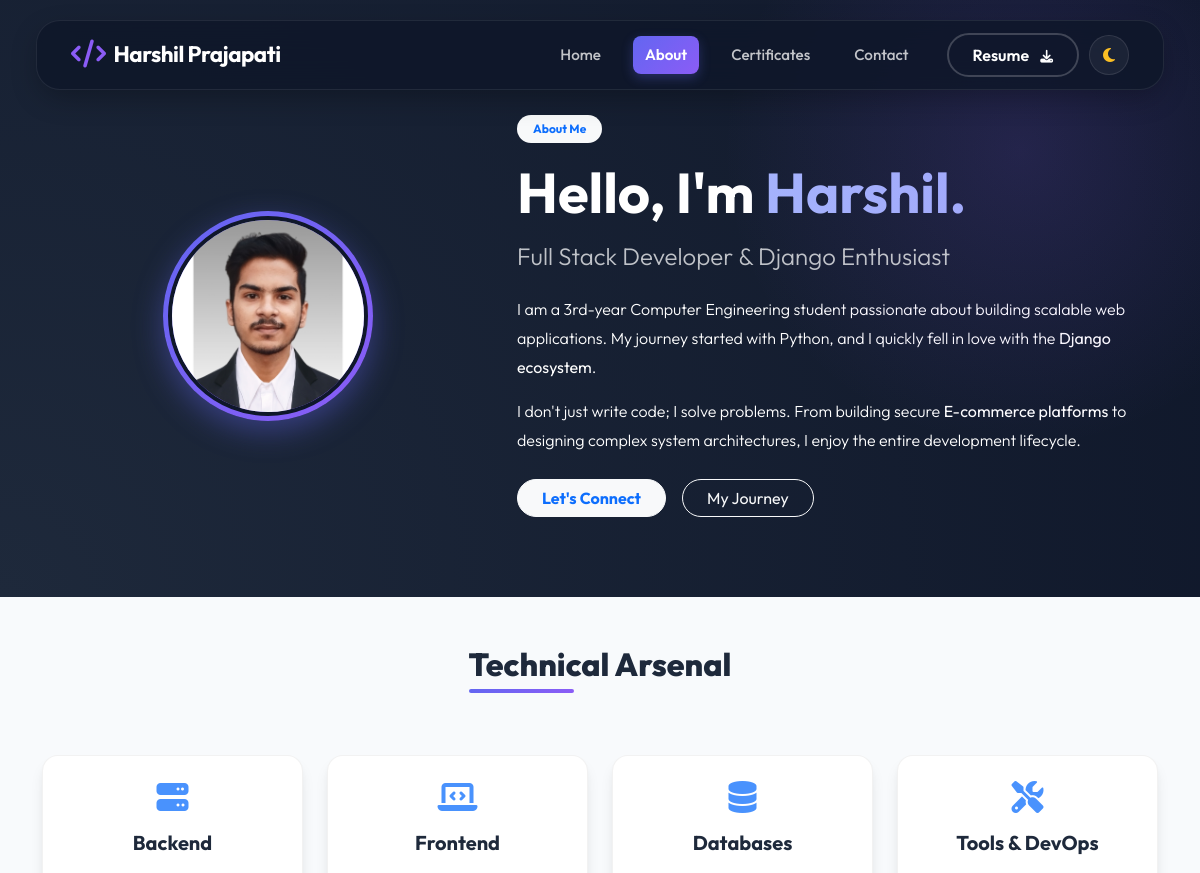
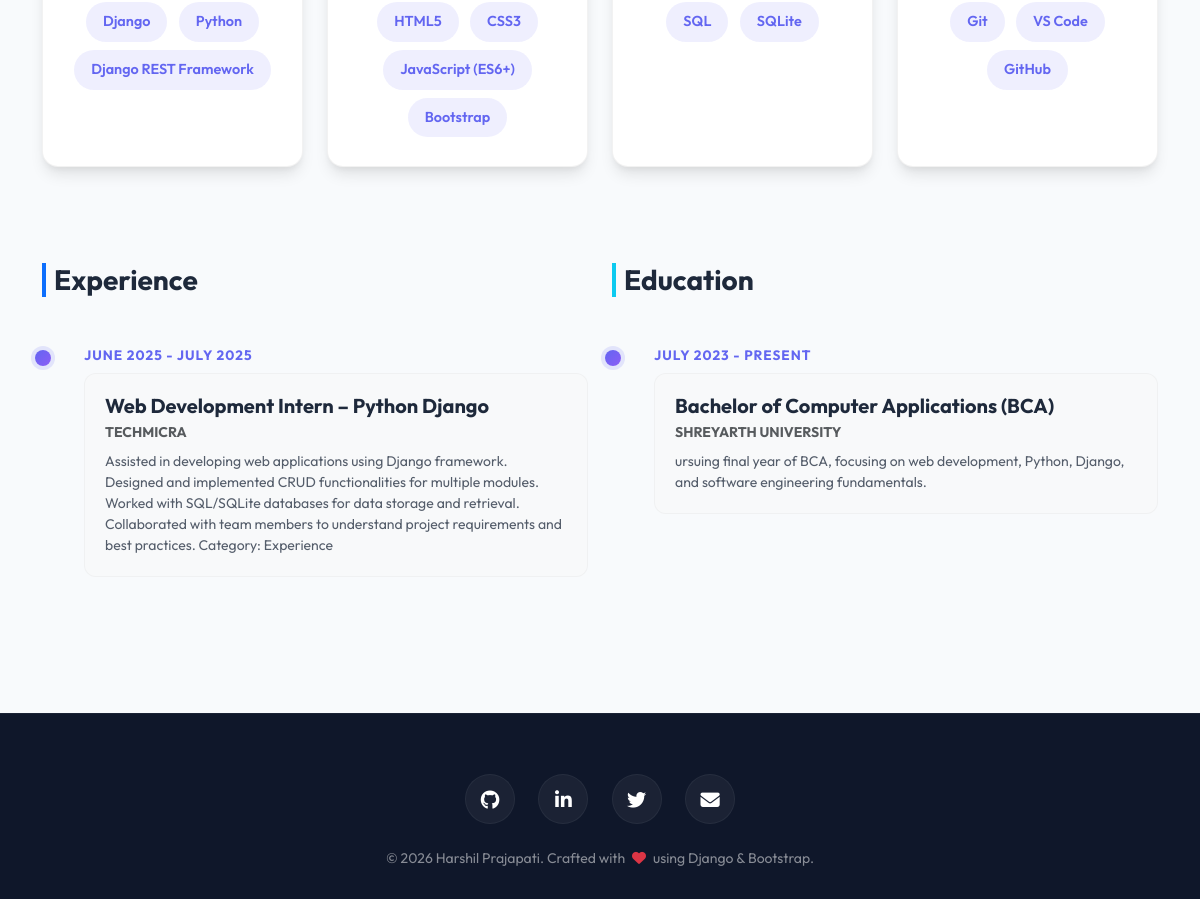
The page /about/ on the database its author committed (2 pictures, top to bottom).
### main/models.py (models this page shows, shortened)
class Skill(models.Model):
    CATEGORY_CHOICES = (
        ('backend', 'Backend'),
        ('frontend', 'Frontend'),
        ('database', 'Databases'),
        ('tools', 'Tools & DevOps'),
    )
    name = models.CharField(max_length=50)
    category = models.CharField(max_length=20, choices=CATEGORY_CHOICES)

class Timeline(models.Model):
    TYPE_CHOICES = (
        ('education', 'Education'),
        ('experience', 'Experience'),
    )
    title = models.CharField(max_length=100) # e.g., "Full Stack Developer"
    organization = models.CharField(max_length=100) # e.g., "Tech Solutions Inc."
    start_date = models.CharField(max_length=20) # Keep as Char for flexibility like "Jan 2025"
    end_date = models.CharField(max_length=20, default="Present")
    description = models.TextField(blank=True)
    category = models.CharField(max_length=20, choices=TYPE_CHOICES)
    class Meta:
        ordering = ['-id'] # Shows newest added first

### main/views.py (the view)
# urls.py: path('about/', views.about, name='about'),
def about(request):
    skills_backend = Skill.objects.filter(category='backend')
    skills_frontend = Skill.objects.filter(category='frontend')
    skills_database = Skill.objects.filter(category='database') # <--- The new line we added
    skills_tools = Skill.objects.filter(category='tools')
    experience = Timeline.objects.filter(category='experience')
    education = Timeline.objects.filter(category='education')
    testimonials = Testimonial.objects.all()
    context = {
        'skills_backend': skills_backend,
        'skills_frontend': skills_frontend,
        'skills_database': skills_database,
        'skills_tools': skills_tools,
        'experience': experience,
        'education': education,
        'testimonials': testimonials,
    }
    return render(request, 'main/about.html', context)

### main/templates/main/about.html (shortened to what this page needs)
{% extends 'base.html' %}
{% load static %}
{% block content %}
<header class="about-hero">
    <div class="container">
        <div class="row align-items-center">
            <div class="col-lg-5 text-center mb-4 mb-lg-0">
                <div class="profile-img-container">
                    <img src="{% static 'images/harshil.jpg' %}" alt="Harshil Prajapati" class="profile-img">
                </div>
            </div>
            <div class="col-lg-7">
                <span class="badge bg-light text-primary mb-3 rounded-pill px-3 py-2 fw-bold">About Me</span>
                <h1 class="display-4 fw-bold mb-3">Hello, I'm <span style="color: #a5b4fc;">Harshil.</span></h1>
                <h4 class="fw-light text-light opacity-75 mb-4">Full Stack Developer & Django Enthusiast</h4>
                <div class="lead opacity-90 fs-6" style="line-height: 1.8;">
                    <p class="mb-3">
                        I am a 3rd-year Computer Engineering student passionate about building scalable web applications.
                        My journey started with Python, and I quickly fell in love with the <strong>Django ecosystem</strong>.
                    </p>
                    <p class="mb-4">
                        I don't just write code; I solve problems. From building secure <strong>E-commerce platforms</strong>
                        to designing complex system architectures, I enjoy the entire development lifecycle.
                    </p>
                </div>
                <div class="d-flex gap-3 justify-content-center justify-content-lg-start">
                    <a href="/contact/" class="btn btn-light rounded-pill px-4 fw-bold text-primary">Let's Connect</a>
                    <a href="#experience" class="btn btn-outline-light rounded-pill px-4">My Journey</a>
                </div>
            </div>
        </div>
    </div>
</header>
<div class="container py-5">
        <div class="row mb-5 g-4">
        <div class="col-12 text-center mb-2">
            <h2 class="section-title">Technical Arsenal</h2>
        </div>
        <div class="col-md-6 col-lg-3">
            <div class="skill-card text-center">
                <div class="mb-3">
                    <i class="fas fa-server fa-2x text-primary opacity-75"></i>
                </div>
                <h5 class="fw-bold mb-3">Backend</h5>
                <div>
                    {% for skill in skills_backend %}
                        <span class="badge-skill">{{ skill.name }}</span>
                    {% endfor %}
                </div>
            </div>
        </div>
        <div class="col-md-6 col-lg-3">
            <div class="skill-card text-center">
                <div class="mb-3">
                    <i class="fas fa-laptop-code fa-2x text-primary opacity-75"></i>
                </div>
                <h5 class="fw-bold mb-3">Frontend</h5>
                <div>
                    {% for skill in skills_frontend %}
                        <span class="badge-skill">{{ skill.name }}</span>
                    {% endfor %}
                </div>
            </div>
        </div>
        <div class="col-md-6 col-lg-3">
            <div class="skill-card text-center">
                <div class="mb-3">
                    <i class="fas fa-database fa-2x text-primary opacity-75"></i>
                </div>
                <h5 class="fw-bold mb-3">Databases</h5>
                <div>
                    {% for skill in skills_database %}
                        <span class="badge-skill">{{ skill.name }}</span>
                    {% endfor %}
                </div>
            </div>
        </div>
        <div class="col-md-6 col-lg-3">
            <div class="skill-card text-center">
                <div class="mb-3">
                    <i class="fas fa-tools fa-2x text-primary opacity-75"></i>
                </div>
                <h5 class="fw-bold mb-3">Tools & DevOps</h5>
                <div>
                    {% for skill in skills_tools %}
                        <span class="badge-skill">{{ skill.name }}</span>
                    {% endfor %}
                </div>
            </div>
        </div>
    </div>
    <div class="row py-5" id="experience">
        <div class="col-lg-6 mb-5 mb-lg-0">
            <h3 class="fw-bold mb-5 ps-2 border-start border-4 border-primary">Experience</h3>
            <div class="timeline-container">
                {% for item in experience %}
                <div class="timeline-item">
                    <span class="timeline-date">{{ item.start_date }} - {{ item.end_date }}</span>
                    <div class="timeline-card mt-2">
                        <h5 class="fw-bold mb-1">{{ item.title }}</h5>
                        <p class="text-muted small mb-2 fw-bold text-uppercase">{{ item.organization }}</p>
                        <p class="mb-0 opacity-75 small">{{ item.description }}</p>
                    </div>
                </div>
                {% empty %}
                <div class="alert alert-light">Open to new opportunities!</div>
                {% endfor %}
            </div>
        </div>
        <div class="col-lg-6">
            <h3 class="fw-bold mb-5 ps-2 border-start border-4 border-info">Education</h3>
            <div class="timeline-container">
                {% for item in education %}
                <div class="timeline-item">
                    <span class="timeline-date">{{ item.start_date }} - {{ item.end_date }}</span>
                    <div class="timeline-card mt-2">
                        <h5 class="fw-bold mb-1">{{ item.title }}</h5>
                        <p class="text-muted small mb-2 fw-bold text-uppercase">{{ item.organization }}</p>
                        <p class="mb-0 opacity-75 small">{{ item.description }}</p>
                    </div>
                </div>
                {% endfor %}
            </div>
        </div>
    </div>
</div>
{% endblock %}

### templates/base.html (style rules this page uses)
:root { --primary-gradient: linear-gradient(135deg, #6366f1 0%, #8b5cf6 100%); --secondary-gradient: linear-gradient(135deg, #3b82f6 0%, #2dd4bf 100%); --bg-body: #f8fafc; --text-color: #1e293b; --nav-bg: rgba(15, 23, 42, 0.85); --footer-bg: #0f172a; }
body { font-family: 'Outfit', sans-serif; background-color: var(--bg-body); color: var(--text-color); overflow-x: hidden; transition: background-color 0.3s ease, color 0.3s ease; }

### main/templates/main/about.html (style rules this page uses)
:root { --primary-gradient: linear-gradient(135deg, #6366f1 0%, #8b5cf6 100%); --card-shadow: 0 10px 15px -3px rgba(0, 0, 0, 0.1), 0 4px 6px -2px rgba(0, 0, 0, 0.05); }
body, html { overflow-x: hidden; }
.about-hero { background: #0f172a; background: radial-gradient(circle at bottom left, #1e293b, #0f172a); color: white; width: 100vw; position: relative; left: 50%; right: 50%; margin-left: -50vw; margin-right: -50vw; margin-top: -25px; padding-top: 140px; padding-bottom: 80px; overflow: hidden; }
.about-hero::before { content: ''; position: absolute; top: -20%; right: -10%; width: 600px; height: 600px; background: radial-gradient(circle, rgba(139, 92, 246, 0.15) 0%, rgba(0,0,0,0) 70%); pointer-events: none; }
.profile-img-container { position: relative; display: inline-block; padding: 5px; background: var(--primary-gradient); border-radius: 50%; box-shadow: 0 10px 30px rgba(99, 102, 241, 0.4); }
.profile-img { border-radius: 50%; border: 4px solid #0f172a; width: 200px; height: 200px; object-fit: cover; transition: transform 0.3s ease; }
.section-title { font-weight: 800; margin-bottom: 2.5rem; position: relative; display: inline-block; color: var(--text-color); }
.section-title::after { content: ''; position: absolute; bottom: -10px; left: 0; width: 40%; height: 4px; background: var(--primary-gradient); border-radius: 2px; }
.skill-card { background: var(--card-bg, #fff); border-radius: 16px; padding: 25px; height: 100%; box-shadow: var(--card-shadow); border: 1px solid rgba(0,0,0,0.05); transition: transform 0.3s ease; }
.badge-skill { background: rgba(99, 102, 241, 0.1); color: #6366f1; font-weight: 600; padding: 8px 16px; border-radius: 50px; font-size: 0.9rem; margin: 4px; display: inline-block; transition: all 0.2s; border: 1px solid transparent; }
.timeline-container { position: relative; }
.timeline-item { padding-left: 40px; border-left: 2px solid rgba(99, 102, 241, 0.2); position: relative; padding-bottom: 40px; }
.timeline-item:last-child { border-left: 2px solid transparent; }
.timeline-item::before { content: ''; width: 16px; height: 16px; background: var(--primary-gradient); border-radius: 50%; position: absolute; left: -9px; top: 5px; box-shadow: 0 0 0 4px rgba(99, 102, 241, 0.15); }
.timeline-date { font-size: 0.85rem; font-weight: 700; text-transform: uppercase; letter-spacing: 1px; color: #6366f1; margin-bottom: 5px; display: block; }
.timeline-card { background: var(--card-bg, #f8f9fa); border-radius: 12px; padding: 20px; border: 1px solid rgba(0,0,0,0.03); }

### rows shown on the page
Skill: name "Django"
Skill: name "Python"
Skill: name "Django REST Framework"
Skill: name "HTML5"
Skill: name "CSS3"
Skill: name "JavaScript (ES6+)"
Skill: name "Bootstrap"
Skill: name "SQL"
Skill: name "SQLite"
Skill: name "Git"
Skill: name "VS Code"
Skill: name "GitHub"
Timeline: start_date "JUNE 2025", end_date "JULY 2025", title "Web Development Intern – Python Django", organization "TECHMICRA", description "Assisted in developing web applications using Django framework. Designed and implemented CRUD functionalities for multiple modules. Worked with SQL/SQLite databases for data storage and retrieval. Collaborated with team members to understand project requirements and best practices. Category: Experience"
Timeline: start_date "JULY 2023", end_date "PRESENT", title "Bachelor of Computer Applications (BCA)", organization "SHREYARTH UNIVERSITY", description "ursuing final year of BCA, focusing on web development, Python, Django, and software engineering fundamentals."
